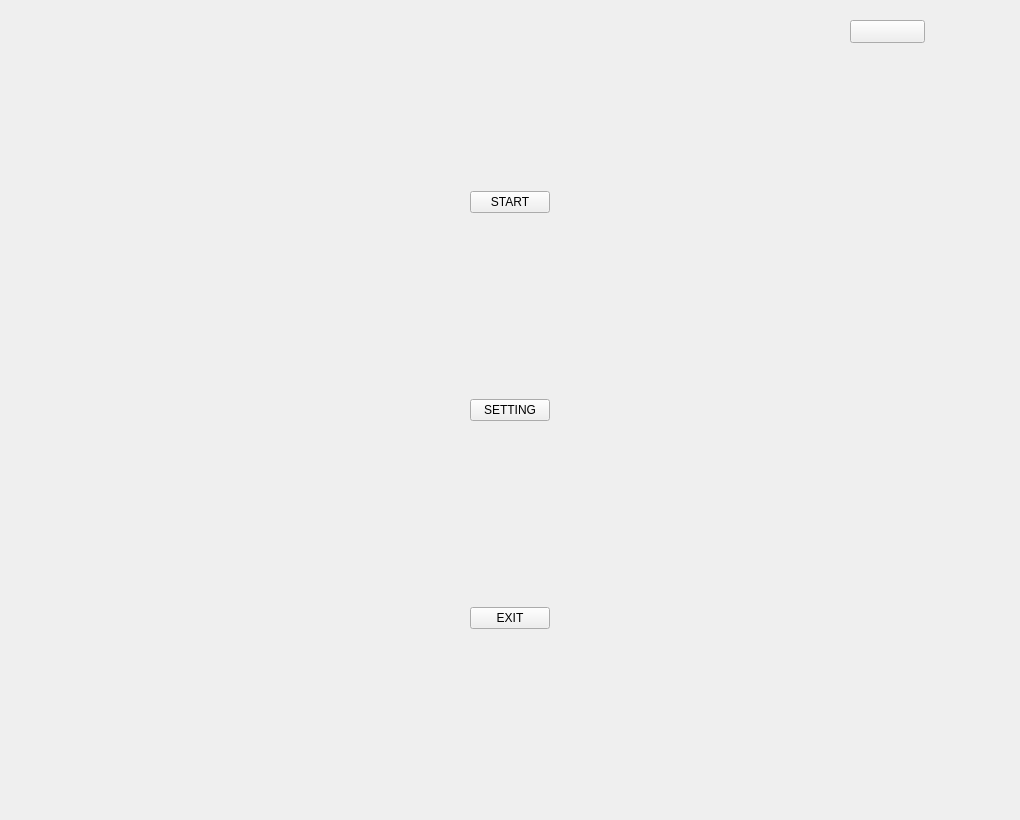
<?xml version="1.0" encoding="UTF-8"?>
<ui version="4.0">
 <class>Widget</class>
 <widget class="QWidget" name="Widget">
  <property name="geometry">
   <rect>
    <x>0</x>
    <y>0</y>
    <width>1020</width>
    <height>820</height>
   </rect>
  </property>
  <property name="windowTitle">
   <string>Widget</string>
  </property>
  <layout class="QGridLayout" name="gridLayout">
   <item row="0" column="1">
    <layout class="QGridLayout" name="gridLayout_2">
     <item row="0" column="0">
      <layout class="QVBoxLayout" name="verticalLayout">
       <item>
        <spacer name="verticalSpacer_3">
         <property name="orientation">
          <enum>Qt::Vertical</enum>
         </property>
         <property name="sizeHint" stdset="0">
          <size>
           <width>20</width>
           <height>40</height>
          </size>
         </property>
        </spacer>
       </item>
       <item>
        <widget class="QPushButton" name="pushButton">
         <property name="text">
          <string>START</string>
         </property>
        </widget>
       </item>
       <item>
        <spacer name="verticalSpacer">
         <property name="orientation">
          <enum>Qt::Vertical</enum>
         </property>
         <property name="sizeHint" stdset="0">
          <size>
           <width>20</width>
           <height>40</height>
          </size>
         </property>
        </spacer>
       </item>
       <item>
        <widget class="QPushButton" name="pushButton_2">
         <property name="text">
          <string>SETTING</string>
         </property>
        </widget>
       </item>
       <item>
        <spacer name="verticalSpacer_2">
         <property name="orientation">
          <enum>Qt::Vertical</enum>
         </property>
         <property name="sizeHint" stdset="0">
          <size>
           <width>20</width>
           <height>40</height>
          </size>
         </property>
        </spacer>
       </item>
       <item>
        <widget class="QPushButton" name="pushButton_3">
         <property name="text">
          <string>EXIT</string>
         </property>
        </widget>
       </item>
       <item>
        <spacer name="verticalSpacer_4">
         <property name="orientation">
          <enum>Qt::Vertical</enum>
         </property>
         <property name="sizeHint" stdset="0">
          <size>
           <width>20</width>
           <height>40</height>
          </size>
         </property>
        </spacer>
       </item>
      </layout>
     </item>
    </layout>
   </item>
   <item row="0" column="2">
    <spacer name="horizontalSpacer_2">
     <property name="orientation">
      <enum>Qt::Horizontal</enum>
     </property>
     <property name="sizeHint" stdset="0">
      <size>
       <width>40</width>
       <height>20</height>
      </size>
     </property>
    </spacer>
   </item>
   <item row="0" column="0">
    <spacer name="horizontalSpacer">
     <property name="orientation">
      <enum>Qt::Horizontal</enum>
     </property>
     <property name="sizeHint" stdset="0">
      <size>
       <width>40</width>
       <height>20</height>
      </size>
     </property>
    </spacer>
   </item>
  </layout>
  <widget class="QPushButton" name="pushButton_4">
   <property name="geometry">
    <rect>
     <x>850</x>
     <y>20</y>
     <width>75</width>
     <height>23</height>
    </rect>
   </property>
   <property name="text">
    <string/>
   </property>
  </widget>
 </widget>
 <layoutdefault spacing="6" margin="11"/>
 <resources/>
 <connections/>
</ui>
